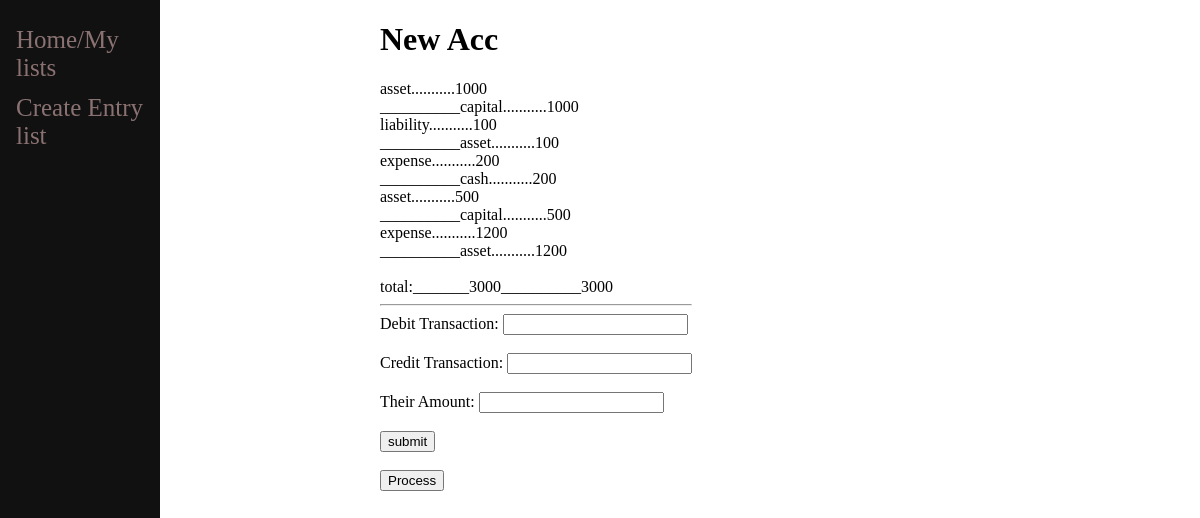
/1, run on an earlier commit of the app's database.
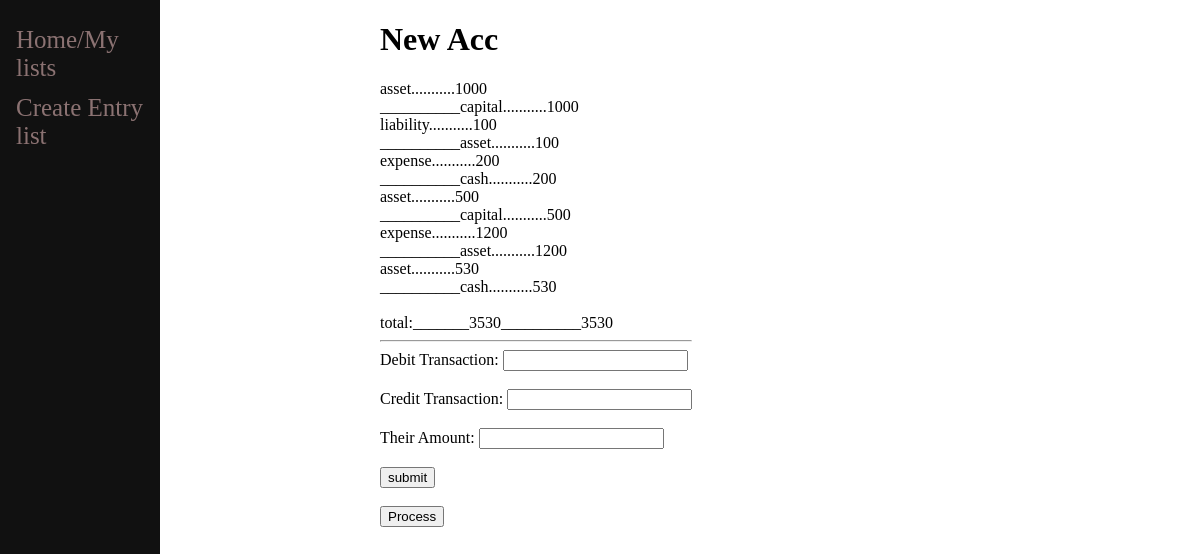
And on a later commit of the database.
### journal/models.py (models this page shows, shortened)
class debit(models.Model):
	journal_list = models.ForeignKey(my_journal,on_delete=models.CASCADE)
	dbt = models.CharField(max_length=30)
	dbt_amount = models.IntegerField()

class credit(models.Model):
	contra_trans = models.ForeignKey(debit, on_delete=models.CASCADE)
	cdt = models.CharField(max_length=30)
	cdt_amount = models.IntegerField()

### journal/views.py (the view, shortened to what this page needs)
# urls.py: path('<int:id>',views.index,name='index'),
def index(response,id):
    cnt = my_journal.objects.get(id=id)
    left,right = 0,0
    for x in cnt.debit_set.all():
        left += x.dbt_amount
        for y in x.credit_set.all():
            right += y.cdt_amount
    return render(response,'journal/index.html',{'cnt':cnt,'left':left,'right':right})

### journal/templates/journal/index.html (shortened to what this page needs)
{% extends 'journal/base.html' %}
{% block content %}
<h1>{{cnt.text}}</h1>
<form method='post' action='#'>
    {% for x in cnt.debit_set.all %}
    <label>{{x.dbt}}...........{{x.dbt_amount}}</label><br>
        {% for y in x.credit_set.all %}
            <label>__________{{y.cdt}}...........{{y.cdt_amount}}</label><br>
        {% endfor %}
    {% endfor %}
    <br>
    <label>total:_______{{left}}__________{{right}}</label>
    <br><hr>
    <label for="debitTrans">Debit Transaction:</label>
    <input type="text" id="debitTrans" name="debitTrans"><br><br>
    <label for="creditTrans">Credit Transaction:</label>
    <input type="text" id="creditTrans" name="creditTrans"><br><br>
    <label for="amount">Their Amount:</label>
    <input type="text" id="amount" name="amount"><br><br>
    <input type="submit" value="submit">
</form>
<br>
<a href='{% url "journal:ledger" cnt.id %}'><button>Process</button></a>
{% endblock %}

What changed in the data, as far as the page shows it:
added debit: dbt "asset", dbt_amount "530"
added credit: cdt "cash", cdt_amount "530", shown under "asset"
Also different on the page:
{{ left }}: "3000" → "3530"
{{ right }}: "3000" → "3530"
